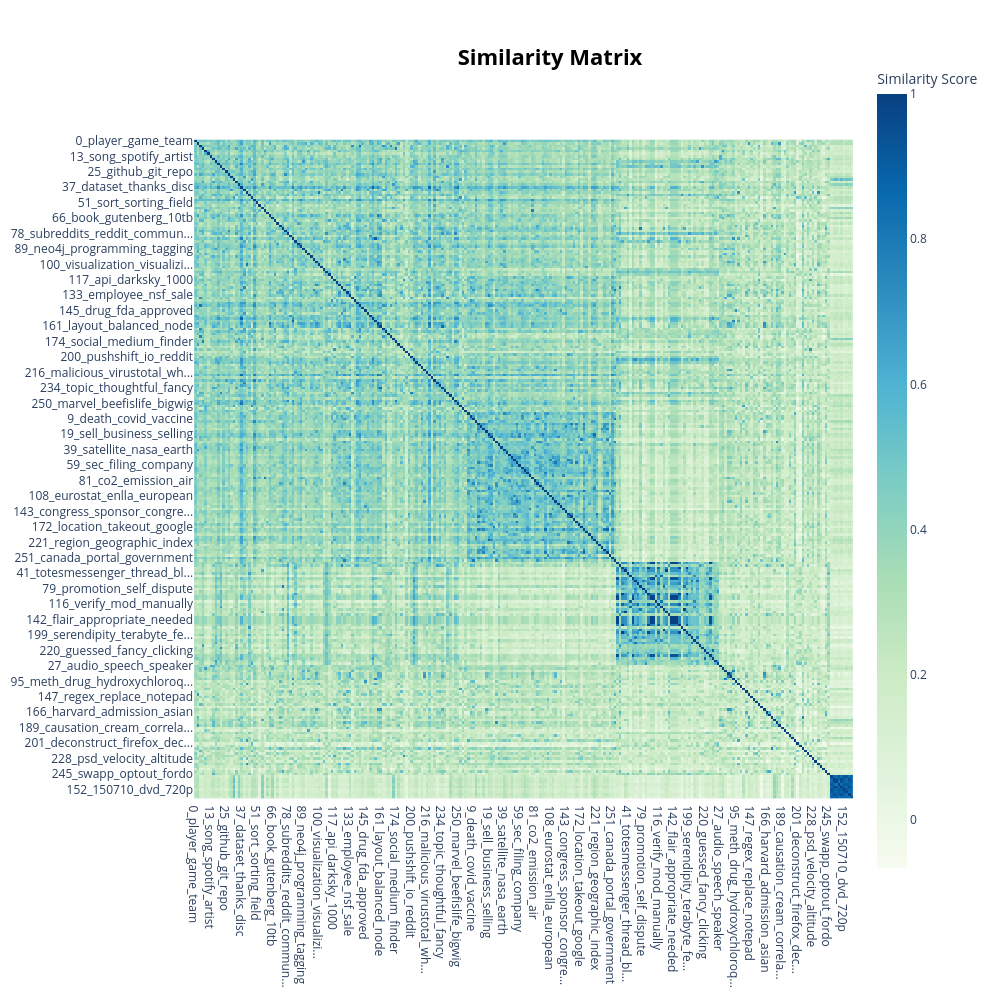

Notebook cell for this chart:
### Markdown cell above
#### Visualise topic similarity

### Code cell
topic_model.visualize_heatmap(n_clusters=5, width=1000, height=1000)

### Figure 1 — Plotly figure (JSON) as saved in the notebook; plotly's stock layout.template omitted (floating-point values rounded to 4 significant figures; data arrays with more than 128 entries replaced by an {"elided": "..."} marker saying what was removed)
{"data": [{"coloraxis": "coloraxis", "name": "0", "x": {"elided": "256 str values"}, "y": {"elided": "256 str values"}, "z": {"elided": "256x256 float values"}, "type": "heatmap", "xaxis": "x", "yaxis": "y", "hovertemplate": "x: %{x}<br>y: %{y}<br>Similarity Score: %{z}<extra></extra>"}], "layout": {"xaxis": {"anchor": "y", "domain": [0.0, 1.0], "scaleanchor": "y", "constrain": "domain"}, "yaxis": {"anchor": "x", "domain": [0.0, 1.0], "autorange": "reversed", "constrain": "domain"}, "coloraxis": {"colorbar": {"title": {"text": "Similarity Score"}}, "colorscale": [[0.0, "rgb(247,252,240)"], [0.125, "rgb(224,243,219)"], [0.25, "rgb(204,235,197)"], [0.375, "rgb(168,221,181)"], [0.5, "rgb(123,204,196)"], [0.625, "rgb(78,179,211)"], [0.75, "rgb(43,140,190)"], [0.875, "rgb(8,104,172)"], [1.0, "rgb(8,64,129)"]]}, "margin": {"t": 60}, "title": {"font": {"size": 22, "color": "Black"}, "text": "<b>Similarity Matrix</b>", "y": 0.95, "x": 0.55, "xanchor": "center", "yanchor": "top"}, "hoverlabel": {"font": {"size": 16, "family": "Rockwell"}, "bgcolor": "white"}, "width": 1000, "height": 1000, "showlegend": true, "legend": {"title": {"text": "Trend"}}}}
